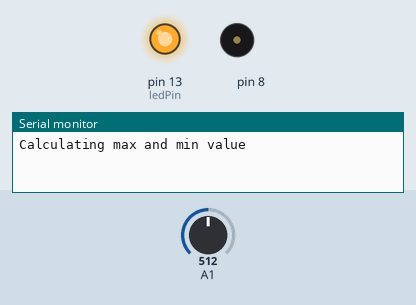
The sketch below on a simulated Arduino Uno, built with avr-gcc and run on an emulated ATmega328P. Shown: output pins drawn as LEDs (lit = HIGH), buzzer (waves = sounding), the last lines printed to the serial monitor. The test bench sets the inputs (shaded band); at power-on: A1 = 512.

Above: at 0.1 s.
At 6.2 s:
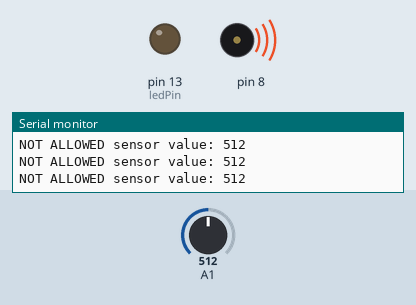
6.3 s: A1 set to 598
7.8 s: A1 set to 621
At 8.5 s:
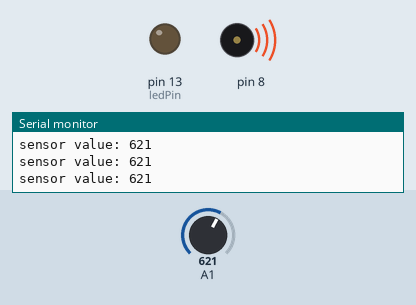
Timing chart, 0 to 10.8 s (numbered marks = the images above; inputs shaded):
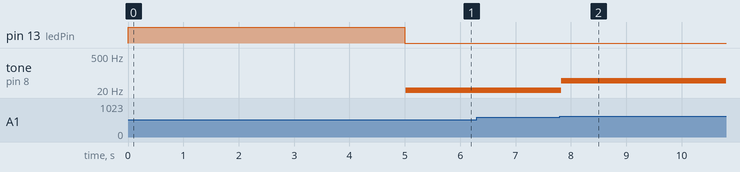

The sketch:

coffeePot.ino
```cpp
int sensorValue;
int sensorLow = 1023;
int sensorHigh = 0;
const int ledPin = 13;
unsigned int pitch;

void setup() {
  Serial.begin(9600);
  pinMode(ledPin, OUTPUT);
  pinMode(A1, INPUT);
  digitalWrite(ledPin, HIGH);
  Serial.println("Calculating max and min value ");


 while(millis() < 5000){
    sensorValue = analogRead(A1);
    if (sensorValue > sensorHigh) {
        sensorHigh = sensorValue;
      }
    if (sensorValue < sensorLow){
        sensorLow= sensorValue;
      }

  }


  Serial.print("The high Value is: ");
  Serial.println(sensorHigh);

  Serial.print("The low Value is: ");
  Serial.println(sensorLow);

   digitalWrite(ledPin, LOW);
}


void loop() {
  sensorValue = analogRead(A1);
  unsigned int pitch = map(sensorValue, sensorLow, sensorHigh, 50 ,1000);
  //Serial.print("The tone is: ");
  //Serial.println(pitch);


    if(sensorValue <= sensorLow+100){
      //Serial.println("I am not playing a tone");
      Serial.print("NOT ALLOWED sensor value: ");
      Serial.println(sensorValue);
      tone(8, 5, 50);
      } else {
        tone(8, pitch, 50);
        Serial.print("sensor value: ");
        Serial.println(sensorValue);
        }

      delay(10);


}
```

Measured:
- after the input at 7.8 s, tone on pin 8: 5 Hz → 49 Hz at once
